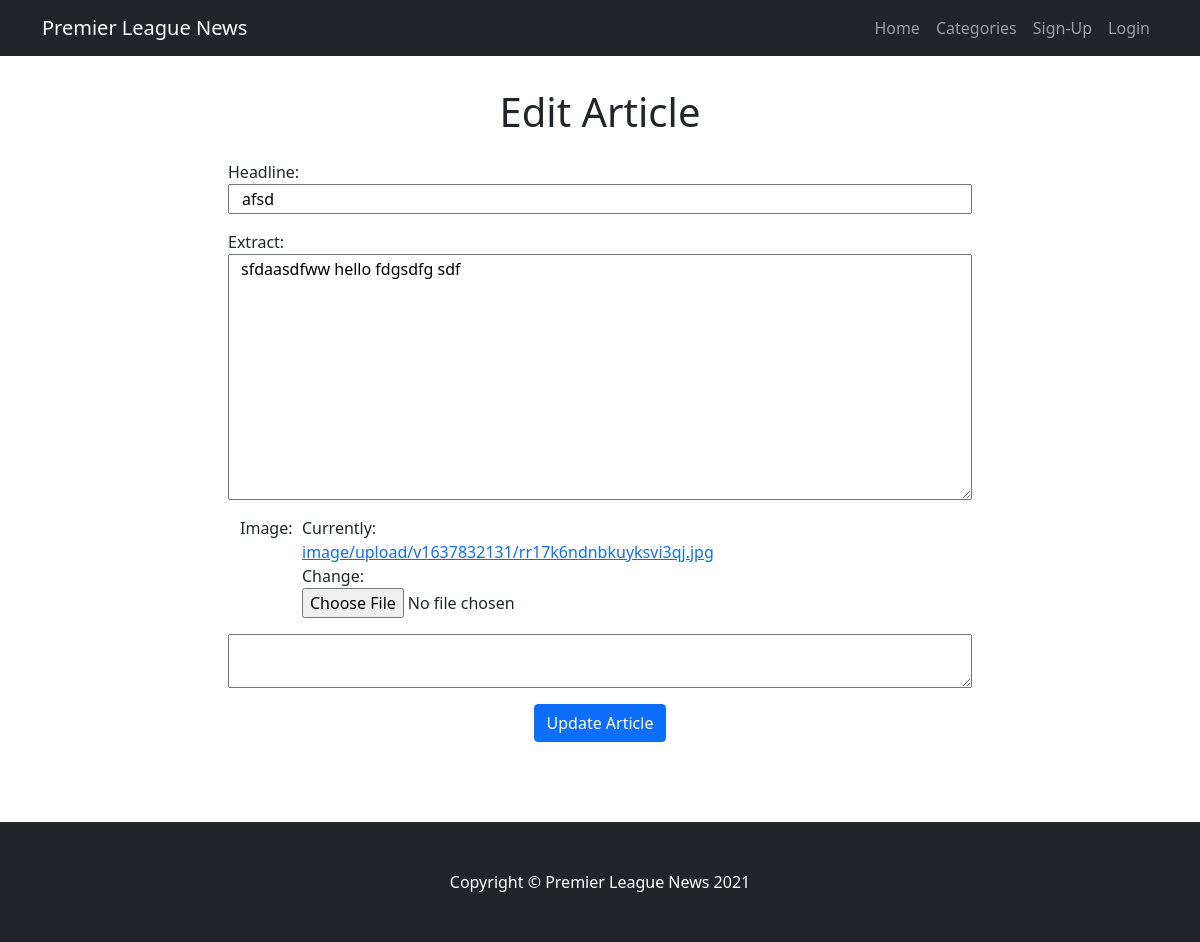
Page /article/edit/12 on the earlier database version.
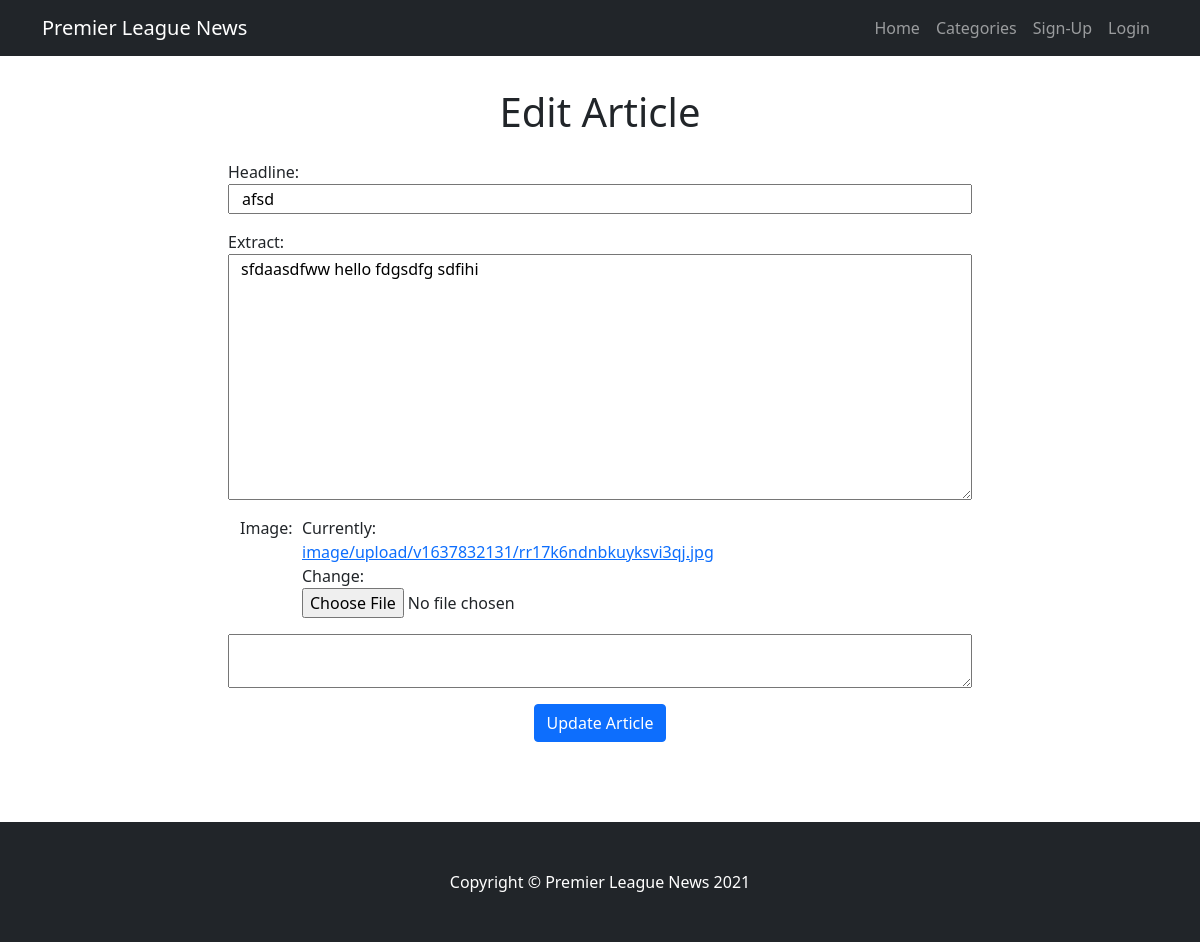
Same page on the later database version.
### news/models.py (models this page shows, shortened)
class Article(models.Model):
    author = models.ForeignKey(User, on_delete=models.CASCADE, related_name="news_article")
    headline = models.CharField(max_length=250)
    extract = models.TextField(max_length=100)
    approved = models.BooleanField(default=False)
    time_created = models.DateTimeField(auto_now_add=True)
    updated_time = models.DateTimeField(auto_now=True)
    content = models.TextField()
    image = models.ImageField(upload_to='images', default="default_image")
    upvote = models.ManyToManyField(User, blank=True, related_name="news_upvotes")
    downvote = models.ManyToManyField(User, blank=True, related_name="news_downvotes")
    category = models.ForeignKey(Category, on_delete=models.CASCADE, related_name="category_article")

### news/views.py (the view, shortened to what this page needs)
# urls.py: path('article/edit/<article_id>', views.edit_article, name='edit_article'),
def edit_article(request, article_id):
    article = get_object_or_404(Article, id=article_id)
    articles = list(Article.objects.all())
    form = ArticleForm(instance=article)
    context = {
        'form': form,
        'article': article,
    }
    return render(request, 'edit_article.html', context)

### news/forms.py
class ArticleForm(forms.ModelForm):
    class Meta:
        model = Article
        fields = ('headline', 'image', 'extract',)

### news/templates/edit_article.html (shortened to what this page needs)
{% extends "base.html" %}
{% block content %}
<div class="container">
    <div class="row">
        <div class="col-6 offset-3 pt-3">
        </div>
    </div>
    <div class="row pt-3">
        <h1 class="center-text">Edit Article</h1>
    </div>
    <div class="row mx-auto">
        <div class="col-8 offset-2">
            <form action="{{ news.views.edit_article }}" method="POST" enctype="multipart/form-data">
                <div class="row pt-3">Headline: {{ form.headline }}</div>
                <div class="row pt-3">Extract: {{ form.extract }}</div>
                <div class="row pt-3 pb-3">
                    <div class="col-1">
                        Image:
                    </div>
                    <div class="col-4">
                        {{ form.image }}
                    </div>
                </div>
                <div class="row">
                    <textarea id="summernote" name="editordata"></textarea>
                </div>
                <div class="row pt-3">
                    <button class="btn btn-primary content-width mx-auto" type="submit">Update Article</button>
                </div>
            </form>
        </div>
    </div>
</div>
{% endblock %}

Differences in the rows shown:
changed Article "afsd": extract "sfdaasdfww hello fdgsdfg sdf" → "sfdaasdfww hello fdgsdfg sdfihi"
